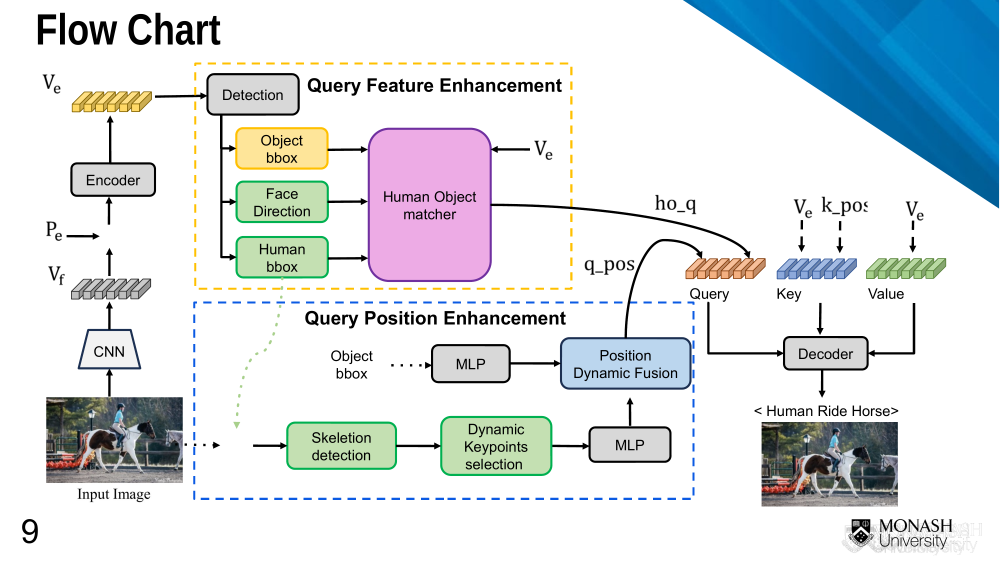
#> input picture paper/DetailHOI/figures/_flow_source/slide10_raw.png, 4001 x 2250 px (shown at 1/4 size)
$ python mkflow.py
#> lines starting #> are read from the running program, lines starting #| are printed output that depends on the picture
"""
Fig. 1: the pipeline flow chart, taken directly from the Progress Review deck
(slide 10, "Flow Chart"), not redrawn. Source is a 300dpi render of that slide
kept at figures/_flow_source/slide10_raw.png. This script only crops the
slide's title/page-number/university-logo chrome and paints out a leftover
corner of the slide template's decorative triangle (it sits in blank
background, clear of every label) -- the diagram, arrows, and both photos are
untouched pixels from the original slide.

Note: the input/output photos in this figure carry a "Mustafa Photography"
watermark (bottom-right corner of each photo) -- that credit is not resolved;
see README.md.

Run once from this directory: python3 mkflow.py
"""
from PIL import Image, ImageDraw

SRC = "figures/_flow_source/slide10_raw.png"
OUT = "figures"

im = Image.open(SRC).convert("RGB")
#> im is the input picture: PIL image 4001x2250 RGB; mean R, G, B 217.7, 223.9, 227.4
draw = ImageDraw.Draw(im)
draw.rectangle([3350, 0, im.width, 790], fill="white")  # leftover template triangle
crop = im.crop((0, 260, 3920, 2040))
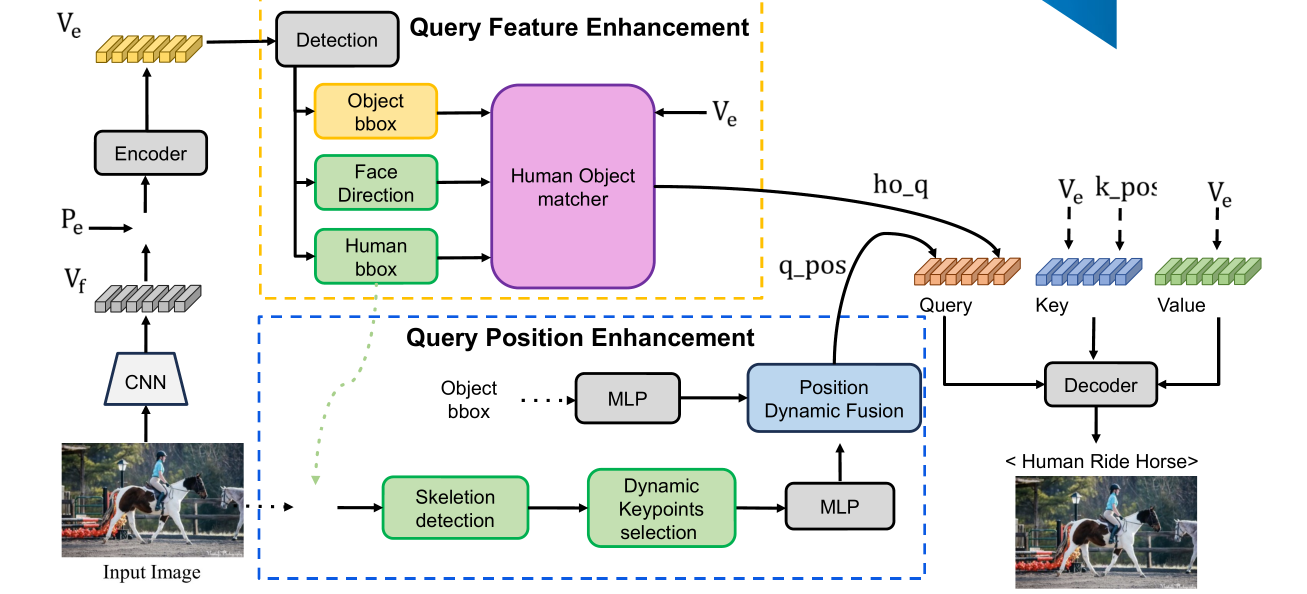
#> crop: PIL image 3920x1780 RGB (shown at 1/3 size); mean R, G, B 227.4, 227.2, 226.9

crop.save(f"{OUT}/flowchart.png")
crop.save(f"{OUT}/flowchart.pdf")
print("ok", crop.size)
#| ok (3920, 1780)
